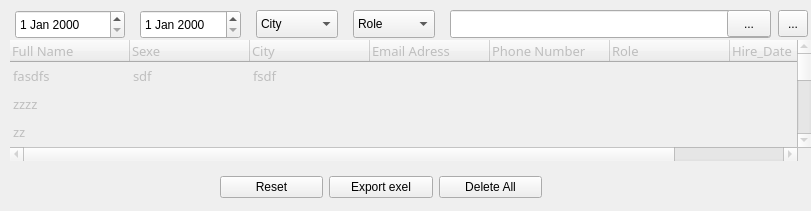
       <widget class="QWidget" name="function_frame" native="true">
        <property name="geometry">
         <rect>
          <x>150</x>
          <y>110</y>
          <width>811</width>
          <height>211</height>
         </rect>
        </property>
        <property name="styleSheet">
         <string notr="true"/>
        </property>
        <widget class="QComboBox" name="role_filter_emp">
         <property name="geometry">
          <rect>
           <x>353</x>
           <y>10</y>
           <width>82</width>
           <height>28</height>
          </rect>
         </property>
         <item>
          <property name="text">
           <string>Role</string>
          </property>
         </item>
        </widget>
        <widget class="QComboBox" name="city_filter_emp">
         <property name="geometry">
          <rect>
           <x>256</x>
           <y>10</y>
           <width>82</width>
           <height>28</height>
          </rect>
         </property>
         <item>
          <property name="text">
           <string>City</string>
          </property>
         </item>
        </widget>
        <widget class="QDateEdit" name="date1_emp">
         <property name="geometry">
          <rect>
           <x>15</x>
           <y>10</y>
           <width>110</width>
           <height>29</height>
          </rect>
         </property>
        </widget>
        <widget class="QDateEdit" name="date2_emp">
         <property name="geometry">
          <rect>
           <x>140</x>
           <y>10</y>
           <width>101</width>
           <height>29</height>
          </rect>
         </property>
        </widget>
        <widget class="QToolButton" name="reset">
         <property name="geometry">
          <rect>
           <x>778</x>
           <y>10</y>
           <width>30</width>
           <height>27</height>
          </rect>
         </property>
         <property name="text">
          <string>...</string>
         </property>
         <property name="icon">
          <iconset theme="QIcon::ThemeIcon::UserAvailable"/>
         </property>
        </widget>
        <widget class="QTableWidget" name="table_emp">
         <property name="enabled">
          <bool>false</bool>
         </property>
         <property name="geometry">
          <rect>
           <x>10</x>
           <y>40</y>
           <width>801</width>
           <height>121</height>
          </rect>
         </property>
         <property name="font">
          <font>
           <family>黑体</family>
           <pointsize>10</pointsize>
          </font>
         </property>
         <property name="focusPolicy">
          <enum>Qt::FocusPolicy::NoFocus</enum>
         </property>
         <property name="autoFillBackground">
          <bool>false</bool>
         </property>
         <property name="styleSheet">
          <string notr="true"/>
         </property>
         <property name="frameShape">
          <enum>QFrame::Shape::NoFrame</enum>
         </property>
         <property name="editTriggers">
          <set>QAbstractItemView::EditTrigger::AllEditTriggers</set>
         </property>
         <property name="alternatingRowColors">
          <bool>false</bool>
         </property>
         <property name="selectionMode">
          <enum>QAbstractItemView::SelectionMode::ExtendedSelection</enum>
         </property>
         <property name="selectionBehavior">
          <enum>QAbstractItemView::SelectionBehavior::SelectRows</enum>
         </property>
         <property name="verticalScrollMode">
          <enum>QAbstractItemView::ScrollMode::ScrollPerPixel</enum>
         </property>
         <property name="showGrid">
          <bool>false</bool>
         </property>
         <property name="gridStyle">
          <enum>Qt::PenStyle::NoPen</enum>
         </property>
         <property name="sortingEnabled">
          <bool>true</bool>
         </property>
         <property name="wordWrap">
          <bool>true</bool>
         </property>
         <property name="cornerButtonEnabled">
          <bool>false</bool>
         </property>
         <property name="rowCount">
          <number>21</number>
         </property>
         <attribute name="horizontalHeaderVisible">
          <bool>true</bool>
         </attribute>
         <attribute name="horizontalHeaderCascadingSectionResizes">
          <bool>false</bool>
         </attribute>
         <attribute name="horizontalHeaderMinimumSectionSize">
          <number>50</number>
         </attribute>
         <attribute name="horizontalHeaderDefaultSectionSize">
          <number>120</number>
         </attribute>
         <attribute name="horizontalHeaderStretchLastSection">
          <bool>true</bool>
         </attribute>
         <attribute name="verticalHeaderVisible">
          <bool>false</bool>
         </attribute>
         <attribute name="verticalHeaderCascadingSectionResizes">
          <bool>false</bool>
         </attribute>
         <attribute name="verticalHeaderDefaultSectionSize">
          <number>28</number>
         </attribute>
         <attribute name="verticalHeaderHighlightSections">
          <bool>false</bool>
         </attribute>
         <attribute name="verticalHeaderShowSortIndicator" stdset="0">
          <bool>true</bool>
         </attribute>
         <attribute name="verticalHeaderStretchLastSection">
          <bool>false</bool>
         </attribute>
         <row>
          <property name="text">
           <string>New Row</string>
          </property>
         </row>
         <row>
          <property name="text">
           <string>New Row</string>
          </property>
         </row>
         <row>
          <property name="text">
           <string>New Row</string>
          </property>
         </row>
         <row>
          <property name="text">
           <string>New Row</string>
          </property>
         </row>
         <row>
          <property name="text">
           <string>New Row</string>
          </property>
         </row>
         <row>
          <property name="text">
           <string>New Row</string>
          </property>
         </row>
         <row>
          <property name="text">
           <string>New Row</string>
          </property>
         </row>
         <row>
          <property name="text">
           <string>New Row</string>
          </property>
         </row>
         <row>
          <property name="text">
           <string>New Row</string>
          </property>
         </row>
         <row>
          <property name="text">
           <string>New Row</string>
          </property>
         </row>
         <row>
          <property name="text">
           <string>New Row</string>
          </property>
         </row>
         <row>
          <property name="text">
           <string>New Row</string>
          </property>
         </row>
         <row>
          <property name="text">
           <string>New Row</string>
          </property>
         </row>
         <row>
          <property name="text">
           <string>New Row</string>
          </property>
         </row>
         <row>
          <property name="text">
           <string>New Row</string>
          </property>
         </row>
         <row>
          <property name="text">
           <string>New Row</string>
          </property>
         </row>
         <row>
          <property name="text">
           <string>New Row</string>
          </property>
         </row>
         <row>
          <property name="text">
           <string>New Row</string>
          </property>
         </row>
         <row>
          <property name="text">
           <string>New Row</string>
          </property>
         </row>
         <row>
          <property name="text">
           <string>2</string>
          </property>
         </row>
         <row/>
         <column>
          <property name="text">
           <string>Full Name</string>
          </property>
          <property name="font">
           <font>
            <family>黑体</family>
            <pointsize>10</pointsize>
           </font>
          </property>
          <property name="textAlignment">
           <set>AlignLeading|AlignVCenter</set>
          </property>
         </column>
         <column>
          <property name="text">
           <string>Sexe</string>
          </property>
          <property name="textAlignment">
           <set>AlignLeading|AlignVCenter</set>
          </property>
         </column>
         <column>
          <property name="text">
           <string>City</string>
          </property>
          <property name="textAlignment">
           <set>AlignLeading|AlignVCenter</set>
          </property>
         </column>
         <column>
          <property name="text">
           <string>Email Adress</string>
          </property>
          <property name="textAlignment">
           <set>AlignLeading|AlignVCenter</set>
          </property>
         </column>
         <column>
          <property name="text">
           <string>Phone Number</string>
          </property>
          <property name="textAlignment">
           <set>AlignLeading|AlignVCenter</set>
          </property>
         </column>
         <column>
          <property name="text">
           <string>Role</string>
          </property>
          <property name="textAlignment">
           <set>AlignLeading|AlignVCenter</set>
          </property>
         </column>
         <column>
          <property name="text">
           <string>Hire_Date</string>
          </property>
          <property name="textAlignment">
           <set>AlignLeading|AlignVCenter</set>
          </property>
         </column>
         <item row="0" column="0">
          <property name="text">
           <string>fasdfs</string>
          </property>
         </item>
         <item row="0" column="1">
          <property name="text">
           <string>sdf</string>
          </property>
         </item>
         <item row="0" column="2">
          <property name="text">
           <string>fsdf</string>
          </property>
         </item>
         <item row="1" column="0">
          <property name="text">
           <string>zzzz</string>
          </property>
         </item>
         <item row="2" column="0">
          <property name="text">
           <string>zz</string>
          </property>
         </item>
        </widget>
        <widget class="QWidget" name="horizontalLayoutWidget_2">
         <property name="geometry">
          <rect>
           <x>220</x>
           <y>170</y>
           <width>322</width>
           <height>35</height>
          </rect>
         </property>
         <layout class="QHBoxLayout" name="button_layout_emp_2">
          <item>
           <widget class="QPushButton" name="reset_button_2">
            <property name="text">
             <string>Reset</string>
            </property>
           </widget>
          </item>
          <item>
           <widget class="QPushButton" name="export_button_2">
            <property name="text">
             <string>Export exel</string>
            </property>
           </widget>
          </item>
          <item>
           <widget class="QPushButton" name="delete_button_2">
            <property name="text">
             <string>Delete All</string>
            </property>
           </widget>
          </item>
         </layout>
        </widget>
        <widget class="QToolButton" name="searchbutton">
         <property name="geometry">
          <rect>
           <x>727</x>
           <y>10</y>
           <width>44</width>
           <height>27</height>
          </rect>
         </property>
         <property name="text">
          <string>...</string>
         </property>
         <property name="icon">
          <iconset theme="QIcon::ThemeIcon::EditFind"/>
         </property>
        </widget>
        <widget class="QLineEdit" name="searchbox_emp">
         <property name="geometry">
          <rect>
           <x>450</x>
           <y>10</y>
           <width>321</width>
           <height>28</height>
          </rect>
         </property>
        </widget>
        <zorder>searchbox_emp</zorder>
        <zorder>role_filter_emp</zorder>
        <zorder>city_filter_emp</zorder>
        <zorder>date1_emp</zorder>
        <zorder>date2_emp</zorder>
        <zorder>reset</zorder>
        <zorder>horizontalLayoutWidget_2</zorder>
        <zorder>searchbutton</zorder>
        <zorder>table_emp</zorder>
       </widget>
